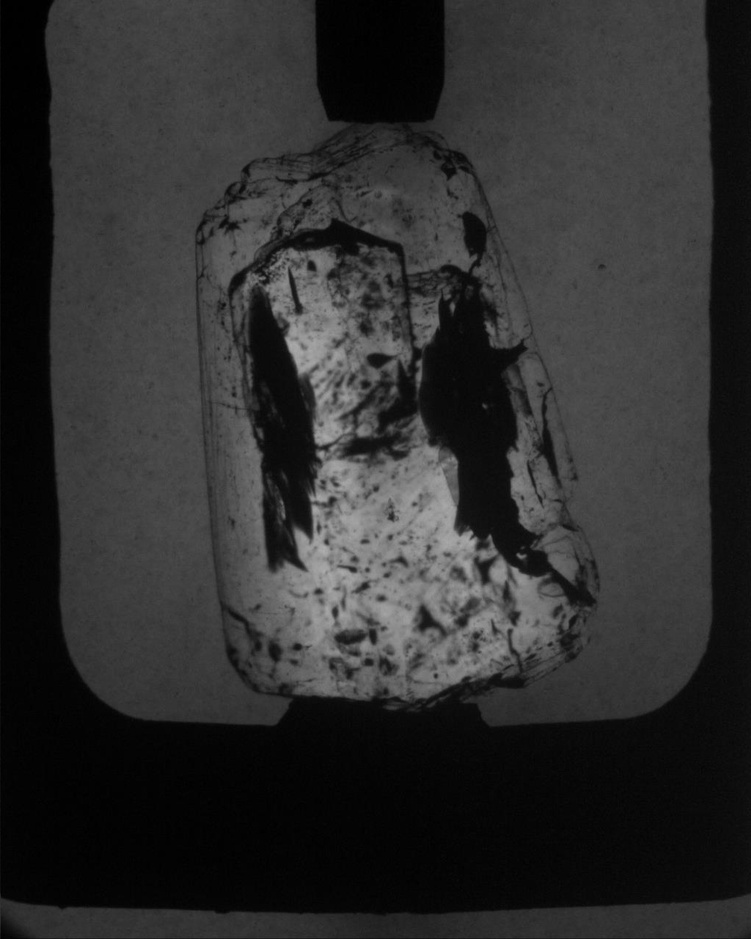
#> input picture Production Data/testing/147.jpg, 751 x 939 px, shrunk from 1024 x 1280 before the run
$ python imageDetails.py
#> lines starting #> are read from the running program, lines starting #| are printed output that depends on the picture
import cv2
import numpy as np
from PIL import Image
from skimage.feature import corner_harris, corner_subpix, corner_peaks

img = cv2.imread("147.jpg")
#> img is the input picture: shape (939, 751, 3); min 0, max 175, mean 45.9
print(img.shape)
#| (939, 751, 3)
# The image with shape (1280, 1024, 3) has a resolution of 1280 pixels by 1024 pixels and has 3 color channels, which means it is a color image.

print(img.size)
#| 2115567


gray_img = cv2.cvtColor(img, cv2.COLOR_BGR2GRAY)

blur_img = cv2.GaussianBlur(gray_img, (5, 5), 0)

# Compute Harris corners
corners = corner_harris(blur_img, k=0.04)
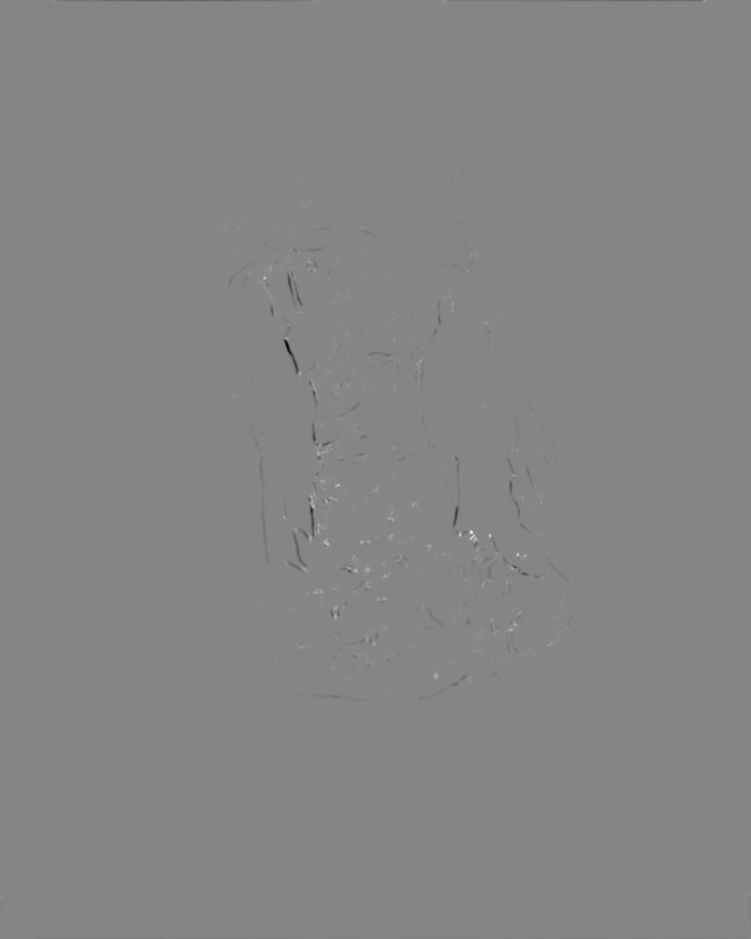
#> corners: shape (939, 751) float64; min -0.035, max 0.0317, mean -1.96e-05; drawn with min black and max white

# Subpixel corner refinement
#> (the run stopped early here; a loop or call above may not have finished)

$ run again, with Production Data/testing/208.jpg copied over Production Data/testing/147.jpg
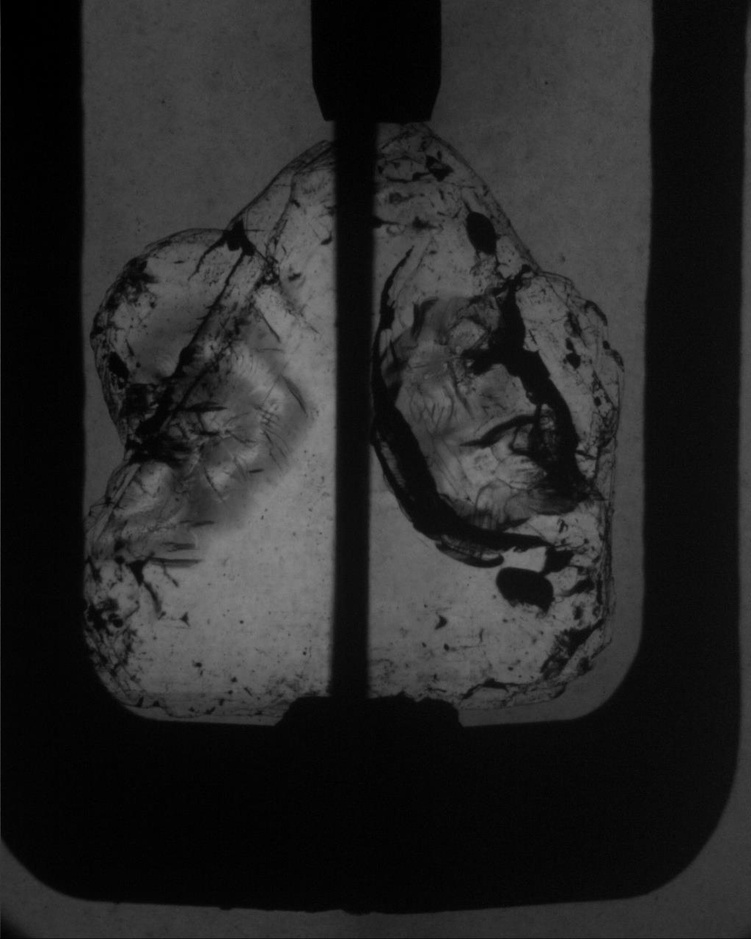
#> input picture Production Data/testing/208.jpg, 751 x 939 px, shrunk from 1024 x 1280 before the run
#> img is the input picture: shape (939, 751, 3); min 0, max 136, mean 39.5
#| (939, 751, 3)
#| 2115567
#> `corners = corner_harris(blur_img, k=0.04)`:
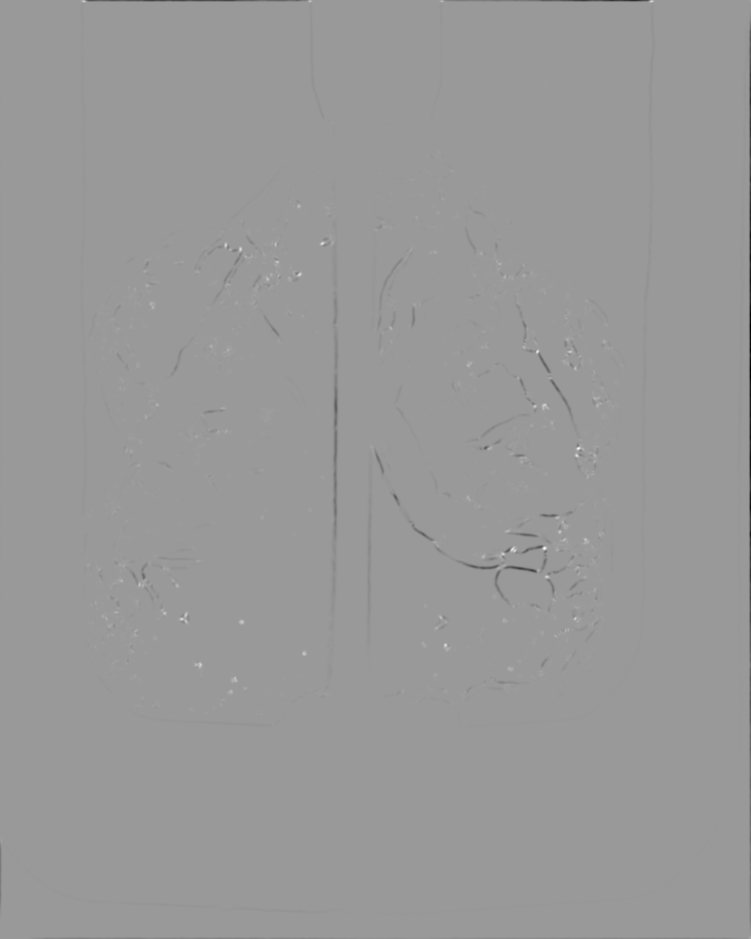
#> corners: shape (939, 751) float64; min -0.0128, max 0.00849, mean -2.96e-05; drawn with min black and max white
